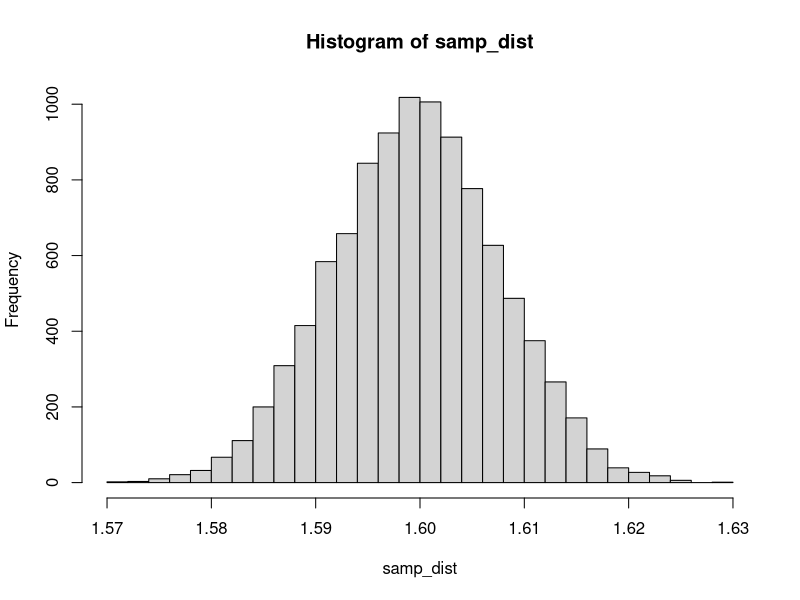
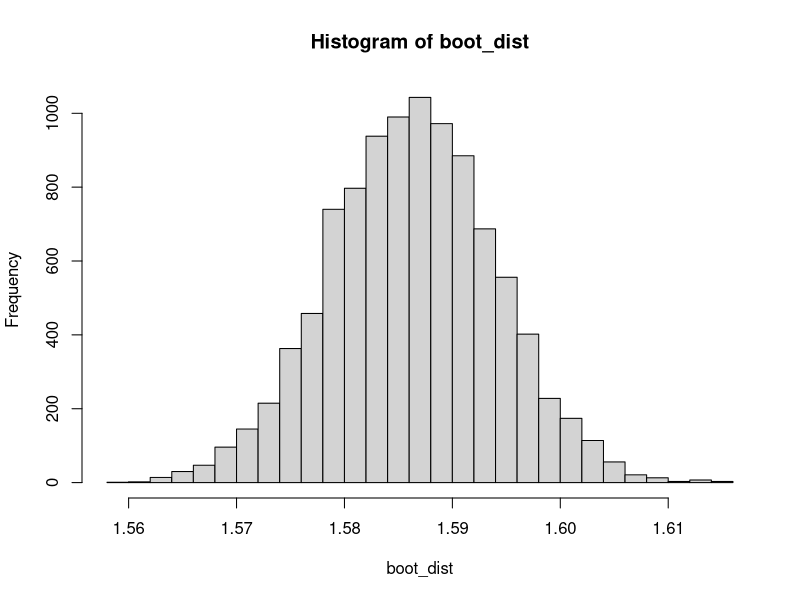

The R source for these figures, in order:
#Giả lập dữ liêu với 100000 phần tử có giá trị trung bình là 1.6 với độ lệch chuẩn là 0.08 (Giả lập chiều cao)
set.seed(300); 
pop <- rnorm(100000, mean = 1.6, sd = 0.08)

#Lấy mẫu 100 phần tử
n <- 100; sample1 <- sample(pop, n)

#Tính trung bình mẫu
x_bar <- mean(sample1); x_bar

#Lặp lại việc lấy mẫu 10000 rồi tính trung bình mỗi lần lấy rồi tính độ lệch chuuẩn vẽ biểu đồ hist
samp_dist <- replicate(10000, mean(sample(pop, n)))
sd(samp_dist); hist(samp_dist, breaks = 40)

#Tạo phân phối bootsrap rồi tính độ lệch chuuẩn vẽ biểu đồ hist
#replace=TRUE: Lấy có hoàn lại
boot_dist <- replicate(10000, mean(sample(sample1, n, replace=TRUE)))
sd(boot_dist); hist(boot_dist, breaks = 40)

#Xây dựng khoảng tin cậy 95%
anpha <- 1 - 0.95; quantile(boot_dist, c(anpha/2, 1-anpha/2))